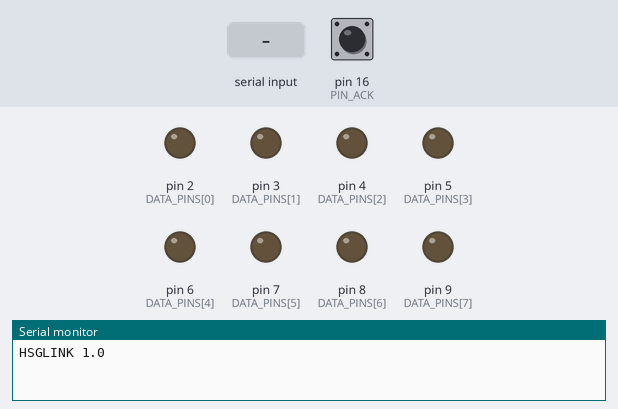
Recording of a sketch running on a simulated Arduino Uno, built with avr-gcc and run on an emulated ATmega328P. Shown: output pins drawn as LEDs (lit = HIGH), the last lines printed to the serial monitor. Inputs (shaded band) come from the test bench; at power-on: pin 16 (PIN_ACK) HIGH. Pins used as bus, display or sensor lines are not drawn.

Above: at 1.2 s.
1.3 s: byte 30 received over Serial
At 2.5 s:
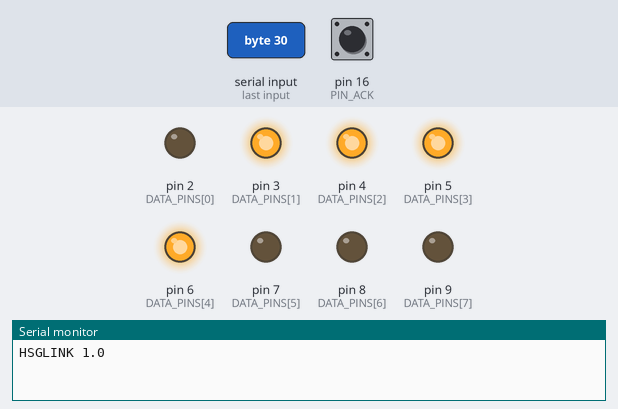
2.8 s: pin 16 (PIN_ACK) pulled LOW for 0.15 s
4.4 s: byte 90 received over Serial
At 4.9 s:
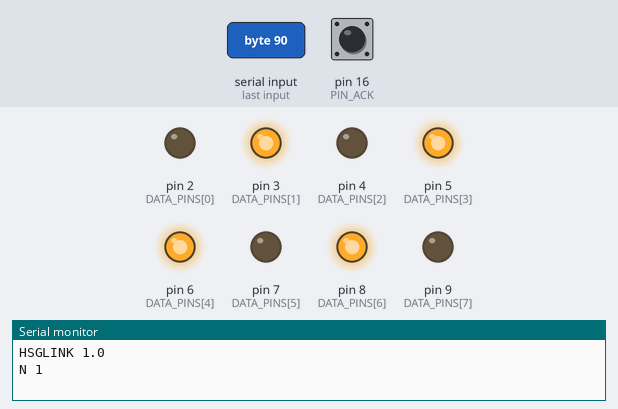
Timing chart, 0 to 7.4 s (numbered marks = the images above; inputs shaded):
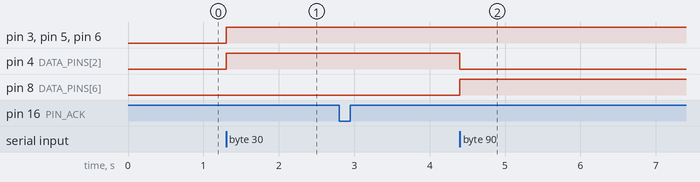

Measured:
- after the input at 1.3 s, pin 3 (DATA_PINS[1]), pin 4 (DATA_PINS[2]), pin 5 (DATA_PINS[3]), pin 6 (DATA_PINS[4]): LOW → HIGH at once
- after the input at 4.4 s, pin 4 (DATA_PINS[2]): HIGH → LOW at once; pin 8 (DATA_PINS[6]): LOW → HIGH at once

The sketch:

HSGLink.ino
```cpp
/*
  HSGLink – USB (Web Serial) → Userport-Parallelbrücke für CBM 8032 + HSG-Board
  Board: Arduino Pro Micro 5 V / 16 MHz (ATmega32U4), in der Arduino-IDE als „Arduino Leonardo“ wählen.

  Der Pro Micro ist durchsichtig: jedes Byte, das der Browser schickt, legt er auf PA0..PA7,
  erzeugt eine fallende Flanke an CA1 und wartet, bis der CBM über CB2 quittiert
  (CB2 wechselt nach jedem gelesenen Byte den Pegel). Das Rahmenformat („HSG“ + Befehl …)
  wertet erst der Viewer HSGSER auf dem CBM aus.

  Verdrahtung (Userport = untere Kontaktreihe der Platinenkante, Buchstaben):
     Pro Micro   Userport   Signal
     2           C          PA0
     3           D          PA1
     4           E          PA2
     5           F          PA3
     6           H          PA4
     7           J          PA5
     8           K          PA6
     9           L          PA7
     10          B          CA1   (Strobe zum CBM)
     16          M          CB2   (Quittung vom CBM)
     GND         A und N    GND
  Empfohlen: 470-Ohm-Widerstände in Reihe in allen 10 Signalleitungen (Schutz bei Fehlbedienung).
  Den Pro Micro versorgt USB, die 5-V-Leitung des Userports bleibt unbenutzt.

  Rückmeldungen an den Browser (je eine Zeile):
     HSGLINK 1.0          nach dem Verbinden
     N <anzahl>           Zähler der an den CBM übergebenen Bytes: alle 512 Bytes und
                          immer dann, wenn nichts mehr ansteht (Browser erkennt „fertig“)
     E TIMEOUT <anzahl>   CBM hat ein Byte nicht quittiert (Viewer nicht gestartet / Kabel)
     R                    nach einem Fehler wieder bereit
*/

const uint8_t DATA_PINS[8] = {2, 3, 4, 5, 6, 7, 8, 9};  // PA0..PA7
const uint8_t PIN_STROBE = 10;                           // -> CA1
const uint8_t PIN_ACK = 16;                              // <- CB2
const unsigned long ACK_TIMEOUT_MS = 3000;               // Löschen des HSG-Bildschirms dauert etwas
const unsigned long FLUSH_QUIET_MS = 300;

unsigned long sentCount = 0, reportedCount = 0;
bool wasConnected = false;

void report() { Serial.print(F("N ")); Serial.println(sentCount); reportedCount = sentCount; }

void setup() {
  for (uint8_t i = 0; i < 8; i++) { pinMode(DATA_PINS[i], OUTPUT); digitalWrite(DATA_PINS[i], LOW); }
  pinMode(PIN_STROBE, OUTPUT);
  digitalWrite(PIN_STROBE, HIGH);                        // Ruhepegel High, Flanke High→Low = Strobe
  pinMode(PIN_ACK, INPUT_PULLUP);
  Serial.begin(115200);                                  // Baudrate ist bei USB-CDC ohne Bedeutung
}

static inline void putData(uint8_t b) {
  for (uint8_t i = 0; i < 8; i++) digitalWrite(DATA_PINS[i], (b >> i) & 1);
}

// Ein Byte übergeben; false bei Zeitüberschreitung
bool sendByte(uint8_t b) {
  uint8_t ack0 = digitalRead(PIN_ACK);
  putData(b);
  delayMicroseconds(2);                                  // Daten stabil vor dem Strobe
  digitalWrite(PIN_STROBE, LOW);                         // fallende Flanke: CA1-Flag im VIA
  delayMicroseconds(4);
  digitalWrite(PIN_STROBE, HIGH);
  unsigned long t0 = millis();
  while (digitalRead(PIN_ACK) == ack0) {
    if (millis() - t0 > ACK_TIMEOUT_MS) return false;
  }
  return true;
}

// Nach einem Fehler alles verwerfen, bis der Browser eine Weile still ist
void flushInput() {
  unsigned long quiet = millis();
  while (millis() - quiet < FLUSH_QUIET_MS) {
    while (Serial.available()) { Serial.read(); quiet = millis(); }
  }
}

void loop() {
  bool connected = (bool)Serial;                         // DTR gesetzt = Browser verbunden
  if (connected && !wasConnected) { Serial.println(F("HSGLINK 1.0")); sentCount = reportedCount = 0; }
  wasConnected = connected;

  while (Serial.available()) {
    int c = Serial.read();
    if (!sendByte((uint8_t)c)) {
      Serial.print(F("E TIMEOUT ")); Serial.println(sentCount);
      flushInput();
      Serial.println(F("R"));
      reportedCount = sentCount;
      return;
    }
    sentCount++;
    if ((sentCount & 511) == 0) report();
  }
  if (connected && sentCount != reportedCount) report();     // alles übergeben
}
```
